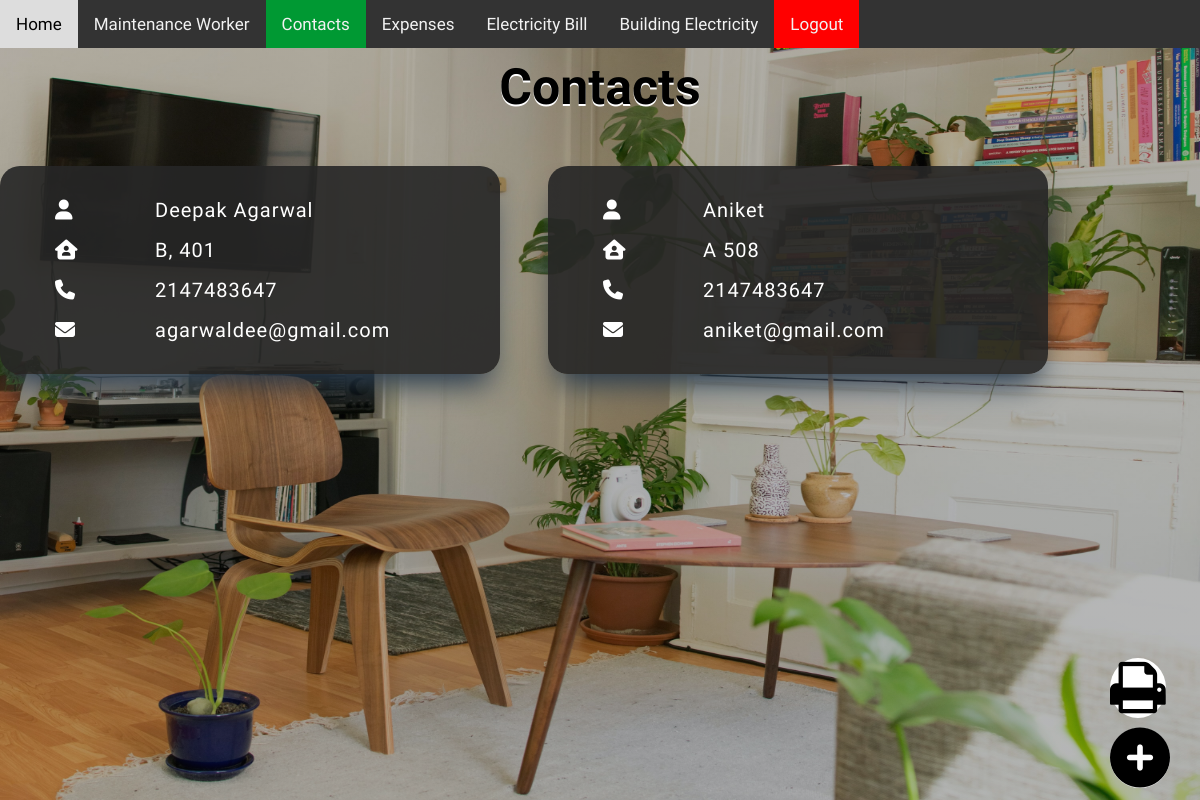
Screenshot of /contact_list.php (signed in) with the database file from the repository.
### tables this page shows
CREATE TABLE `contact_list` (
  `sno` int(4) NOT NULL,
  `name` varchar(30) NOT NULL,
  `flat` varchar(15) NOT NULL,
  `phone` int(10) NOT NULL,
  `email` varchar(30) NOT NULL,
  `userid` varchar(30) NOT NULL
);

### contact_list.php (the view, shortened to what this page needs)
<!DOCTYPE html>
<html lang="en">
<head>
    <link rel="stylesheet" href="Stylesheets/style.css">
    <link rel="stylesheet" href="Stylesheets/navbar.css">
    <link rel="stylesheet" href="https://cdnjs.cloudflare.com/ajax/libs/font-awesome/4.7.0/css/font-awesome.min.css">
</head>
<body>
    <?php
    include('navbar.php');
    ?>
    <h1>Contacts</h1>
    <div class="cards">
        <?php
        include('connection.php');
        if( isset($_SESSION['admin_search_user'])){
        $username = $_SESSION['admin_search_user'];
        }else{
        $username = $_SESSION['login_user'];
        }
        $sql = "SELECT * FROM `contact_list` WHERE `userid`='$username'";
        $result = mysqli_query($conn, $sql);
        if (mysqli_num_rows($result) > 0) {
            while ($row = mysqli_fetch_array($result)) {
                echo '<div class="card">';
                echo '<div class="view-table">';
                echo '<table>
                    <col width="100">
                    <col width="350"> ';
                echo '<tr>
                <td><i class="fas fa-user"></i></td>
                <td>' . $row['name'] . '</td>
            </tr>
            <tr>
                <td><i class="fas fa-house-user"></i></td>
                <td>' . $row['flat'] . '</td>
            </tr>
            <tr>
                <td><i class="fas fa-phone"></td>
                <td>' . $row['phone'] . '</td>
            </tr>
            <tr>
                <td><i class="fas fa-envelope"></td>
                <td>' . $row['email'] . '</td>
            </tr>
                </table>
                </div>
        </div>';
            }
        } else {
            echo '<p class="error-l"> No Record Found!</p>';
        }
        ?>
    </div>
    <div class="add_btn">
        <i class="fa fa-print" aria-hidden="true" onclick="window.print()"></i><br>
        <a href="add_neb_list.php"><i class="fas fa-plus-circle"></i></a>
    </div>
</body>
</html>

### Stylesheets/style.css (style rules this page uses)
* { padding: 0; margin: 0; box-sizing: border-box; }
body { min-height: 100vh; background: linear-gradient(rgba(13, 13, 13, 0.3), rgba(13, 13, 13, 0.3)), url(../Media/bg.jpg); background-size: 100% 100%; font-family: "Baloo Bhai 2"; }
h1 { text-align: center; margin-top: 10px; font-weight: 700; font-size: 50px; text-shadow: #fff 0px 2px; }
.card { background-color: rgb(38, 38, 38, 0.9); width: 500px; color: #fff; letter-spacing: 1px; padding: 1.5rem 1rem; height: fit-content; border-radius: 20px; box-shadow: rgb(38, 57, 77) 0px 20px 30px -10px; }
.cards { max-width: 1200px; margin: 0 auto; display: grid; grid-gap: 3rem; justify-content: center; margin-top: 50px; }
.view-table { display: grid; justify-content: center; }
.view-table table, th, td { border-collapse: collapse; text-align: left; table-layout: fixed; padding: 8px 30px; font-size: 20px; }
.add_btn { position: fixed; bottom: 0; right: 0; font-size: 60px; padding-bottom: 5px; padding-right: 30px; }
.add_btn i { background-color: #fff; border-radius: 50%; }
.add_btn a { color: #000; }
@media (min-width: 600px) { .cards { grid-template-columns: repeat(2, 1fr); } }
@media (min-width: 900px) { .cards { grid-template-columns: repeat(3, 1fr); } }

### rows the page displays
contact_list: name "Deepak Agarwal", flat "B, 401", phone "2147483647", email "agarwaldee@gmail.com"
contact_list: name "Aniket", flat "A 508", phone "2147483647", email "aniket@gmail.com"
